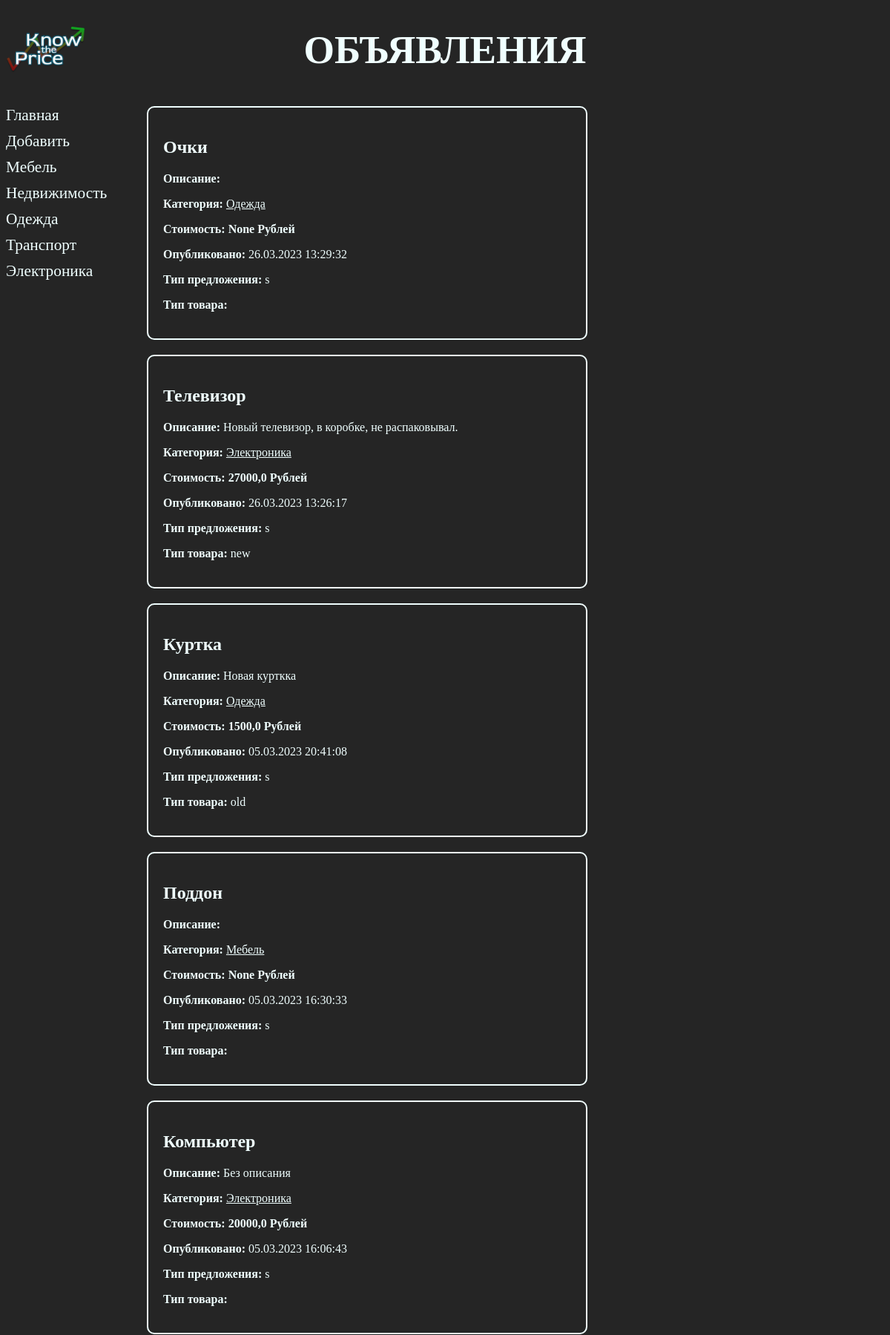
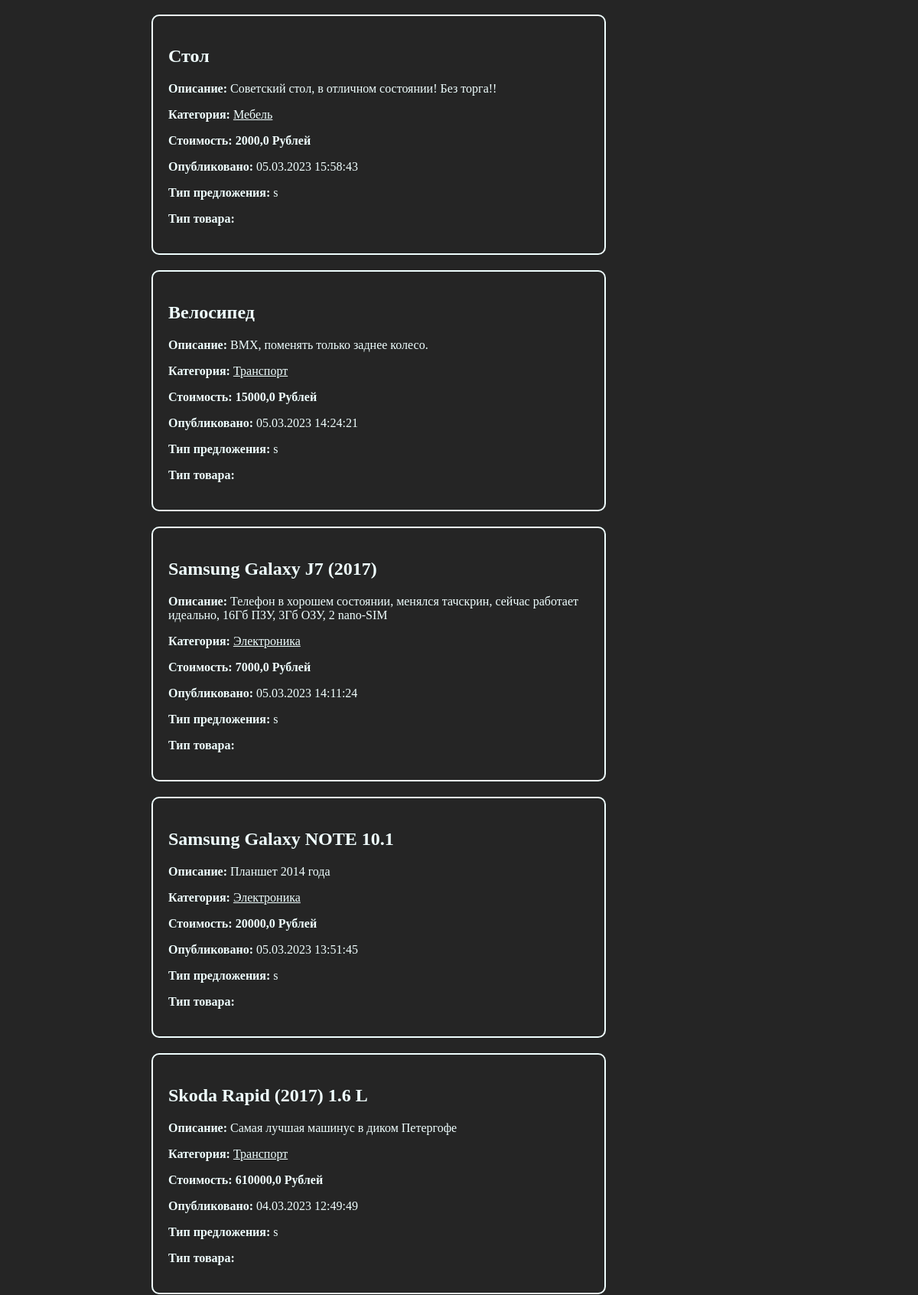
/bboard/ (upper part), run on the app's committed database (2 pictures, top to bottom).
### bboard/models.py (models this page shows, shortened)
class Rubric(models.Model):
    name = models.CharField(max_length=20, db_index=True, verbose_name='Название')
    class Meta:
        verbose_name_plural = 'Рубрики'
        verbose_name = 'Рубрика'
        ordering = ['name']

class Bb(models.Model):
    class Kinds(models.IntegerChoices):
        BUY = 1, 'Куплю'
        SELL = 2, 'Продам'
        EXCHANGE = 3, 'Обменяю'
        RENT = 4
        __empty__ = 'Выберите тип публикуемого объявления'
    TYPES_PRODUCTS = (
        ('', 'Выберите тип продукта'),
        ('new', 'Новый'),
        ('old', 'Б/У'),
    )
    title = models.CharField(max_length=50,
                            verbose_name='Товар')
    content = models.TextField(null=True,
                               blank=True,
                               verbose_name='Описание')
    price = models.FloatField(null=True,
                              blank=True,
                              verbose_name='Цена')
    published = models.DateTimeField(auto_now_add=True,
                                     db_index=True,
                                     verbose_name='Опубликовано')
    rubric = models.ForeignKey('Rubric',
                               null=True,
                               on_delete=models.PROTECT,
                               verbose_name='Рубрика')
    types_of_product = models.CharField(max_length=3,
                                        choices=TYPES_PRODUCTS,
                                        blank=True, # необязательно к заполнению
                                        verbose_name='Состояние продукта')
    kind = models.CharField(max_length=1,
                            choices=Kinds.choices,
                            default=Kinds.SELL,
                            verbose_name='Тип объявления')
    class Meta:
        verbose_name_plural = 'Объявления'
        verbose_name = 'Объявление'
        ordering = ['-published']

### bboard/views.py (the view)
# urls.py: path('', index, name='index')
def index(request):
    bbs = Bb.objects.all()
    rubrics = Rubric.objects.all()
    context = {'bbs': bbs,
               'rubrics': rubrics
               }
    return render(request, 'bboard/index.html', context)

### bboard/templates/bboard/index.html
{% extends 'layout/basic.html' %}
{% block content %}
<div class="spisok-tovarov">
	{% for bb in bbs %}
		<div class="block">
				<h2>{{ bb.title }}</h2>
				<p><b>Описание: </b>{{ bb.content }}</p>
				<p>
					<b>Категория: </b><a href="{% url 'index' %}{{ bb.rubric.pk }}/">{{ bb.rubric.name }}</a>
				</p>
				<p><b>Стоимость: {{ bb.price }} Рублей</b></p>
				<p><b>Опубликовано: </b>{{ bb.published|date:"d.m.Y H:i:s" }}</p>
				<p><b>Тип предложения: </b>{{ bb.kind }}</p>
				<p><b>Тип товара: </b>{{ bb.types_of_product }}</p>
		</div>
		<br>
		<br>
	{% endfor %}
</div>
{% endblock content %}

### bboard/templates/layout/basic.html (shortened to what this page needs)
{% load static %}
<!DOCTYPE html>
<html lang="en">
<head>
    <link rel="stylesheet" type="text/css"
    href="{% static 'bboard/style.css' %}">
</head>
<body>
    <header>
        <h1>Объявления</h1>
    </header>
    <nav>
        <a href="{% url 'index' %}">Главная</a>
        <a href="{% url 'add' %}">Добавить</a>
        {% for rubric in rubrics %}
        <a href="{% url 'by_rubric' rubric.pk %}">{{ rubric.name }}</a>
        {% endfor %}
    </nav>
    <section>
        {% block content %}
        {% endblock content %}
    </section>
</body>
</html>

### bboard/static/bboard/style.css (style rules this page uses)
body { background-color: #252525; color: azure; text-decoration: none; }
header h1 { font-size: 40pt; text-transform: uppercase; text-align: center; background: url("logo_KTP.png") left / auto 100% no-repeat; }
nav { font-size: 16pt; width: 150px; float: left; }
nav a { display: block; margin: 10px 0px; text-decoration: none; color: azure; }
p a { color: azure; }
section { margin-left: 170px; }
.spisok-tovarov { display: flex; max-width: 1300px; flex-wrap: wrap; justify-content: space-between; align-content: space-between; }
div.block { border: 2px azure solid; border-radius: 10px; padding: 20px; width: 550px; margin: 10px 20px; }

### data on the page
Rubric: name "Мебель"
Rubric: name "Недвижимость"
Rubric: name "Одежда"
Rubric: name "Транспорт"
Rubric: name "Электроника"
Bb: title "Очки", rubric.name "Одежда", price "None", published "26.03.2023 13:29:32", kind "s"
Bb: title "Телевизор", content "Новый телевизор, в коробке, не распаковывал.", rubric.name "Электроника", price "27000,0", published "26.03.2023 13:26:17", kind "s", types_of_product "new"
Bb: title "Куртка", content "Новая курткка", rubric.name "Одежда", price "1500,0", published "05.03.2023 20:41:08", kind "s", types_of_product "old"
Bb: title "Поддон", rubric.name "Мебель", price "None", published "05.03.2023 16:30:33", kind "s"
Bb: title "Компьютер", content "Без описания", rubric.name "Электроника", price "20000,0", published "05.03.2023 16:06:43", kind "s"
Bb: title "Стол", content "Советский стол, в отличном состоянии! Без торга!!", rubric.name "Мебель", price "2000,0", published "05.03.2023 15:58:43", kind "s"
Bb: title "Велосипед", content "BMX, поменять только заднее колесо.", rubric.name "Транспорт", price "15000,0", published "05.03.2023 14:24:21", kind "s"
Bb: title "Samsung Galaxy J7 (2017)", content "Телефон в хорошем состоянии, менялся тачскрин, сейчас работает идеально, 16Гб ПЗУ, 3Гб ОЗУ, 2 nano-SIM", rubric.name "Электроника", price "7000,0", published "05.03.2023 14:11:24", kind "s"
Bb: title "Samsung Galaxy NOTE 10.1", content "Планшет 2014 года", rubric.name "Электроника", price "20000,0", published "05.03.2023 13:51:45", kind "s"
Bb: title "Skoda Rapid (2017) 1.6 L", content "Самая лучшая машинус в диком Петергофе", rubric.name "Транспорт", price "610000,0", published "04.03.2023 12:49:49", kind "s"
